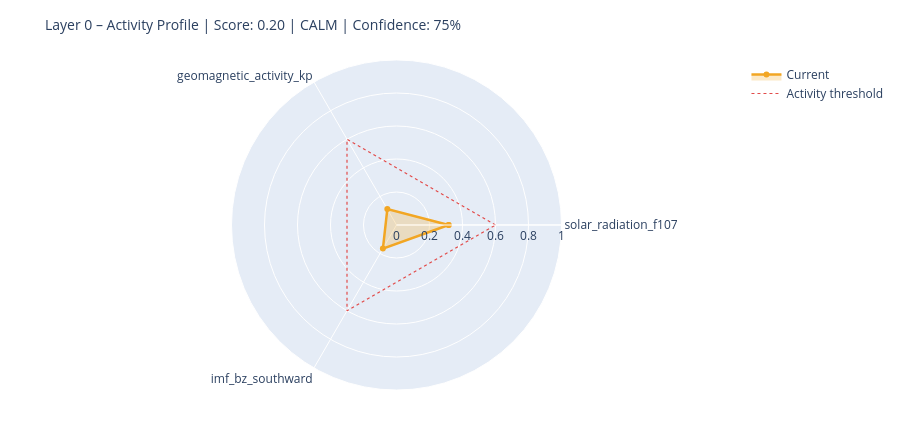

Notebook code cell kept with this figure:
### Markdown cell above
---
## 6. State Assessment & Handoff to Layer 1

### Code cell
# ============================================================
# STEP 1 – Collect raw values with source modes
# Mode: 'primary' | 'fallback_3h' | 'last_valid' | 'missing'
# ============================================================

def safe_last(df, col):
    if df is None or col not in df.columns: return None
    s = df[col].dropna()
    return float(s.iloc[-1]) if not s.empty else None

f107_now = safe_last(df_f107, 'f10.7')
bz_now   = safe_last(df_mag,  'bz_gsm')
kp_now   = safe_last(df_kp,   'kp')
sw_now   = safe_last(df_sw,   'speed')

source_modes = {
    'F10.7':    'primary'  if f107_now is not None else 'missing',
    'Kp':       'primary'  if kp_now   is not None else 'missing',
    'IMF_Bz':   'primary'  if bz_now   is not None else 'missing',
    'SW_speed': 'primary'  if sw_now   is not None else 'missing',
}

# Kp Fallback – 3h endpoint
if kp_now is None:
    try:
        r = requests.get(
            'https://services.swpc.noaa.gov/json/noaa-planetary-k-index.json',
            timeout=10)
        r.raise_for_status()
        fb = pd.DataFrame(r.json())
        tc = next((c for c in fb.columns if 'time' in c.lower()), fb.columns[0])
        kc = next((c for c in fb.columns if 'kp' in c.lower() and c != tc), None)
        if kc:
            fb[kc] = fb[kc].astype(str).str.extract(r'([0-9]+(?:\.[0-9]*)?)')[0]
            fb[kc] = pd.to_numeric(fb[kc], errors='coerce')
            fb = fb[fb[kc] >= 0].dropna(subset=[kc])
            if not fb.empty:
                kp_now = float(fb[kc].iloc[-1])
                source_modes['Kp'] = 'fallback_3h'
                print(f'  Kp fallback (3h): {kp_now:.1f}')
    except Exception as e:
        print(f'  Kp fallback failed: {e}')

# Solar Wind Fallback – last valid value
if sw_now is None and df_sw is not None and 'speed' in df_sw.columns:
    s = df_sw['speed'].dropna()
    if not s.empty:
        sw_now = float(s.iloc[-1])
        source_modes['SW_speed'] = 'last_valid'
        print(f'  SW fallback (last_valid): {sw_now:.0f} km/s')

print()
print('Source modes:', source_modes)

# ============================================================
# STEP 2 – Score from available components only
# ============================================================

def norm(v, lo, hi):
    if v is None: return None
    return max(0.0, min(1.0, (v - lo) / (hi - lo)))

COMPONENTS = {
    'solar_radiation_f107':    (f107_now, norm(f107_now, 60, 250)),
    'geomagnetic_activity_kp': (kp_now,   norm(kp_now,   0,   9)),
    'imf_bz_southward':        (bz_now,   norm(-(bz_now or 0) if bz_now else None, -5, 30)
                                           if bz_now is not None else None),
    'solar_wind_speed':        (sw_now,   norm(sw_now, 300, 800)),
}

available   = {k: v[1] for k, v in COMPONENTS.items() if v[1] is not None}
unavailable = [k for k, v in COMPONENTS.items() if v[1] is None]

layer0_score = round(sum(available.values()) / len(available), 4) if available else None
confidence   = round(len(available) / len(COMPONENTS), 2)

level = ('unknown'  if layer0_score is None
         else 'calm'     if layer0_score < 0.3
         else 'moderate' if layer0_score < 0.6
         else 'active')

# ============================================================
# STEP 3 – Dominant Driver
# ============================================================

def dominant_driver(kp, f107, bz, sw):
    candidates = []
    if kp   is not None and kp   >= 4:   candidates.append(('geomagnetic',    kp / 9))
    if sw   is not None and sw   >= 500:  candidates.append(('solar_wind',     sw / 800))
    if bz   is not None and bz   <= -5:   candidates.append(('imf_southward',  abs(bz) / 30))
    if f107 is not None and f107 >= 150:  candidates.append(('solar_radiation',f107 / 250))
    return max(candidates, key=lambda x: x[1])[0] if candidates else 'none'

driver = dominant_driver(kp_now, f107_now, bz_now, sw_now)

# ============================================================
# STEP 4 – Downstream expectations
# ============================================================

def downstream_expectation(driver, score, kp, bz, f107):
    exp = {
        'magnetosphere':        'calm',
        'ionosphere':           'calm',
        'schumann_resonance':   'unchanged',
        'lithosphere_currents': 'low',
    }
    if driver == 'geomagnetic' or (kp and kp >= 5):
        exp['magnetosphere']        = 'compressed / storm'
        exp['ionosphere']           = 'elevated disturbance (TEC variability)'
        exp['schumann_resonance']   = 'elevated amplitude possible'
        exp['lithosphere_currents'] = 'elevated induction currents'
    elif driver == 'imf_southward' or (bz and bz <= -5):
        exp['magnetosphere']        = 'energy coupling active'
        exp['ionosphere']           = 'elevated electron density possible'
        exp['schumann_resonance']   = 'slight modulation possible'
    elif driver == 'solar_radiation' or (f107 and f107 >= 150):
        exp['ionosphere']           = 'elevated ionization (F-layer)'
        exp['schumann_resonance']   = 'slightly elevated background activity'
    return exp

downstream = downstream_expectation(driver, layer0_score, kp_now, bz_now, f107_now)

# ============================================================
# CONSOLE OUTPUT
# ============================================================

W = 58
print('=' * W)
print('LAYER 0 – STATE ASSESSMENT')
print('=' * W)
for name, (raw_v, score_v) in COMPONENTS.items():
    if score_v is not None:
        bar = '█' * int(score_v * 20) + '░' * (20 - int(score_v * 20))
        print(f'  {name:<35}  {bar}  {score_v:.2f}')
    else:
        print(f'  {name:<35}  {"─" * 20}  n/a')
print('-' * W)
print(f'  Score ({len(available)}/{len(COMPONENTS)} components):  {layer0_score:.3f}')
print(f'  Confidence:         {confidence:.0%}')
print(f'  Level:              {level.upper()}')
print(f'  Dominant Driver:    {driver}')

# Radar chart
cats = list(available.keys())
vals = list(available.values())
if len(cats) >= 3:
    fig = go.Figure()
    fig.add_trace(go.Scatterpolar(
        r=vals + [vals[0]], theta=cats + [cats[0]],
        fill='toself', fillcolor='rgba(242,166,35,0.25)',
        line=dict(color='#F2A623', width=2.5), name='Current'
    ))
    fig.add_trace(go.Scatterpolar(
        r=[0.6] * (len(cats) + 1), theta=cats + [cats[0]],
        line=dict(color='#E24B4A', dash='dot', width=1.2),
        mode='lines', name='Activity threshold'
    ))
    fig.update_layout(
        title=dict(text=f'Layer 0 – Activity Profile | Score: {layer0_score:.2f} | {level.upper()} | Confidence: {confidence:.0%}',
                   font=dict(size=14)),
        polar=dict(radialaxis=dict(visible=True, range=[0, 1])),
        height=430, showlegend=True,
        margin=dict(l=60, r=60, t=60, b=40)
    )
    fig.show()

### Figure 1 — Plotly figure (JSON) as saved in the notebook; plotly's stock layout.template omitted (floating-point values rounded to 4 significant figures)
{"data": [{"fill": "toself", "fillcolor": "rgba(242,166,35,0.25)", "line": {"color": "#F2A623", "width": 2.5}, "name": "Current", "r": [0.3158, 0.1111, 0.1649, 0.3158], "theta": ["solar_radiation_f107", "geomagnetic_activity_kp", "imf_bz_southward", "solar_radiation_f107"], "type": "scatterpolar"}, {"line": {"color": "#E24B4A", "dash": "dot", "width": 1.2}, "mode": "lines", "name": "Activity threshold", "r": [0.6, 0.6, 0.6, 0.6], "theta": ["solar_radiation_f107", "geomagnetic_activity_kp", "imf_bz_southward", "solar_radiation_f107"], "type": "scatterpolar"}], "layout": {"height": 430, "margin": {"b": 40, "l": 60, "r": 60, "t": 60}, "polar": {"radialaxis": {"range": [0, 1], "visible": true}}, "showlegend": true, "title": {"font": {"size": 14}, "text": "Layer 0 – Activity Profile | Score: 0.20 | CALM | Confidence: 75%"}}}
